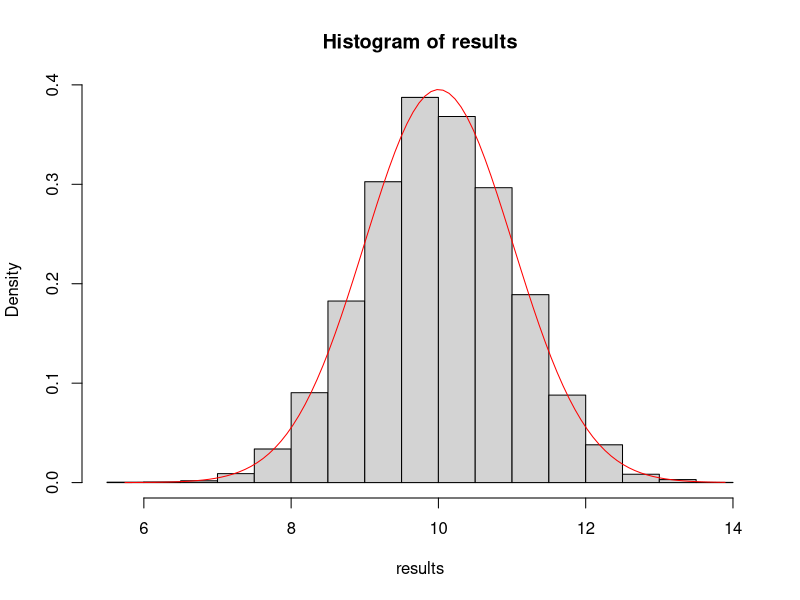

Source code (R):
## ---- chunk 1
knitr::opts_chunk$set(echo = TRUE)
## ---- chunk 2
fun <- function(x) {
mean(x)
}
## ---- chunk 3
simsize <- 10000
sampsize <- 4
set.seed(2)
Samples <- as.data.frame(matrix(rnorm(simsize*sampsize, mean=10,sd=2),ncol=sampsize))
rownames(Samples) <- paste("sample", 1:simsize, sep="")
colnames(Samples) <- paste("obs", 1:sampsize, sep="")
#Samples
## ---- chunk 4
results <- apply(Samples,FUN=fun,1)
Samples
#results
## ---- chunk 5
hist(results,prob=T)
curve(dnorm(x,mean=mean(results),sd=sd(results)), from = min(results), to = max(results),add=T,col="red") 
#curve(dnorm(x,mean=mean(results),sd=sd(results)), from = 4.5, to = 12.5,add=T,col="red") 
